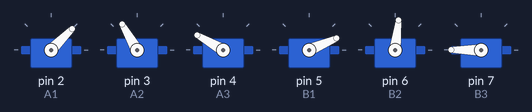
The sketch below on a simulated Arduino Uno, built with avr-gcc and run on an emulated ATmega328P. Parts: 6 × servo.

Above: at 1.05 s.
At 3.0 s:
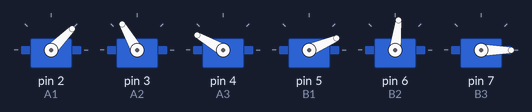
At 4.0 s:
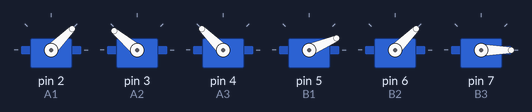
At 5.0 s:
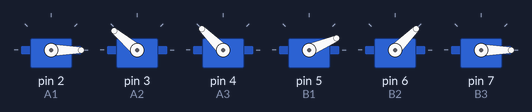
At 7.0 s:
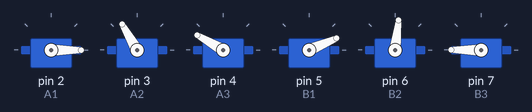
At 9.0 s:
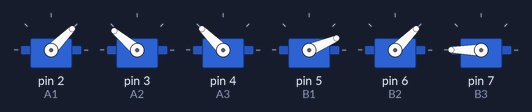
Timing chart, 0 to 11.4 s (numbered marks = the images above):
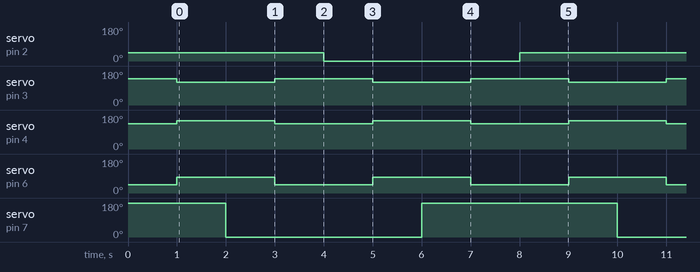

The sketch:

movimientoBrazo.ino
```cpp
#include <Servo.h>

//DECLARACIÓN DE PINES
#define A1 2
#define A2 3
#define A3 4

#define B1 5
#define B2 6
#define B3 7

//DECLARACIÓN DE SERVOS
Servo servoA1;
Servo servoA2;
Servo servoA3;

Servo servoB1;
Servo servoB2;
Servo servoB3;

void setup() {
  //ASIGNACIÓN DE PINES
  servoA1.attach(A1);
  servoA2.attach(A2);
  servoA3.attach(A3);

  servoB1.attach(B1);
  servoB2.attach(B2);
  servoB3.attach(B3);

  //CALIBRACIÓN INICIAL
  servoA1.write(45);
  servoA2.write(140);
  servoA3.write(135);
  servoB1.write(23);
  servoB2.write(45);
  servoB3.write(180);
  delay(1000);
}

void loop() {
  //BAJAR Y AGARRAR
  servoA2.write(120);
  servoA3.write(150);
  servoB2.write(83);
  delay(1000);
  servoB3.write(0);
  delay(1000);

  //SUBIR
  servoA2.write(140);
  servoA3.write(135);
  servoB2.write(45);
  delay(1000);

  //DESPLAZAR
  servoA1.write(0);
  delay(1000);

  //BAJAR Y SOLTAR
  servoA2.write(120);
  servoA3.write(150);
  servoB2.write(83);
  delay(1000);
  servoB3.write(180);
  delay(1000);

  //SUBIR
  servoA2.write(140);
  servoA3.write(135);
  servoB2.write(45);
  delay(1000);

  //REGRESAR
  servoA1.write(45);
  delay(1000);
}
```

Measured:
- by itself, servo on pin 2 (A1): alternates 45° for 4.0 s and 0° for 4.0 s
- by itself, servo on pin 3 (A2): alternates 140° for 2.0 s and 120° for 2.0 s
- by itself, servo on pin 4 (A3): alternates 150° for 2.0 s and 135° for 2.0 s
- by itself, servo on pin 6 (B2): alternates 83° for 2.0 s and 45° for 2.0 s
- by itself, servo on pin 7 (B3): alternates 180° for 4.0 s and 0° for 4.0 s
